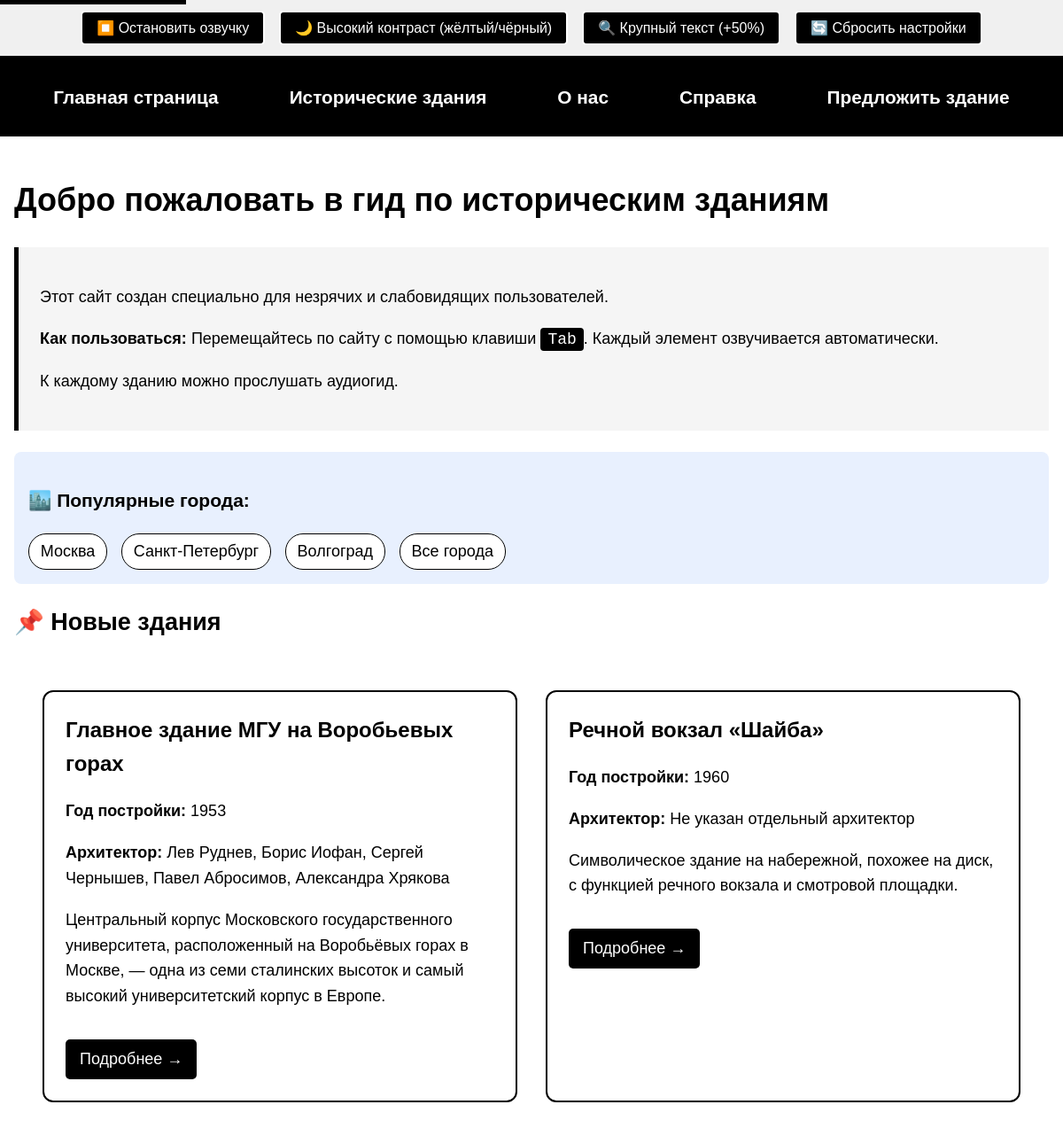
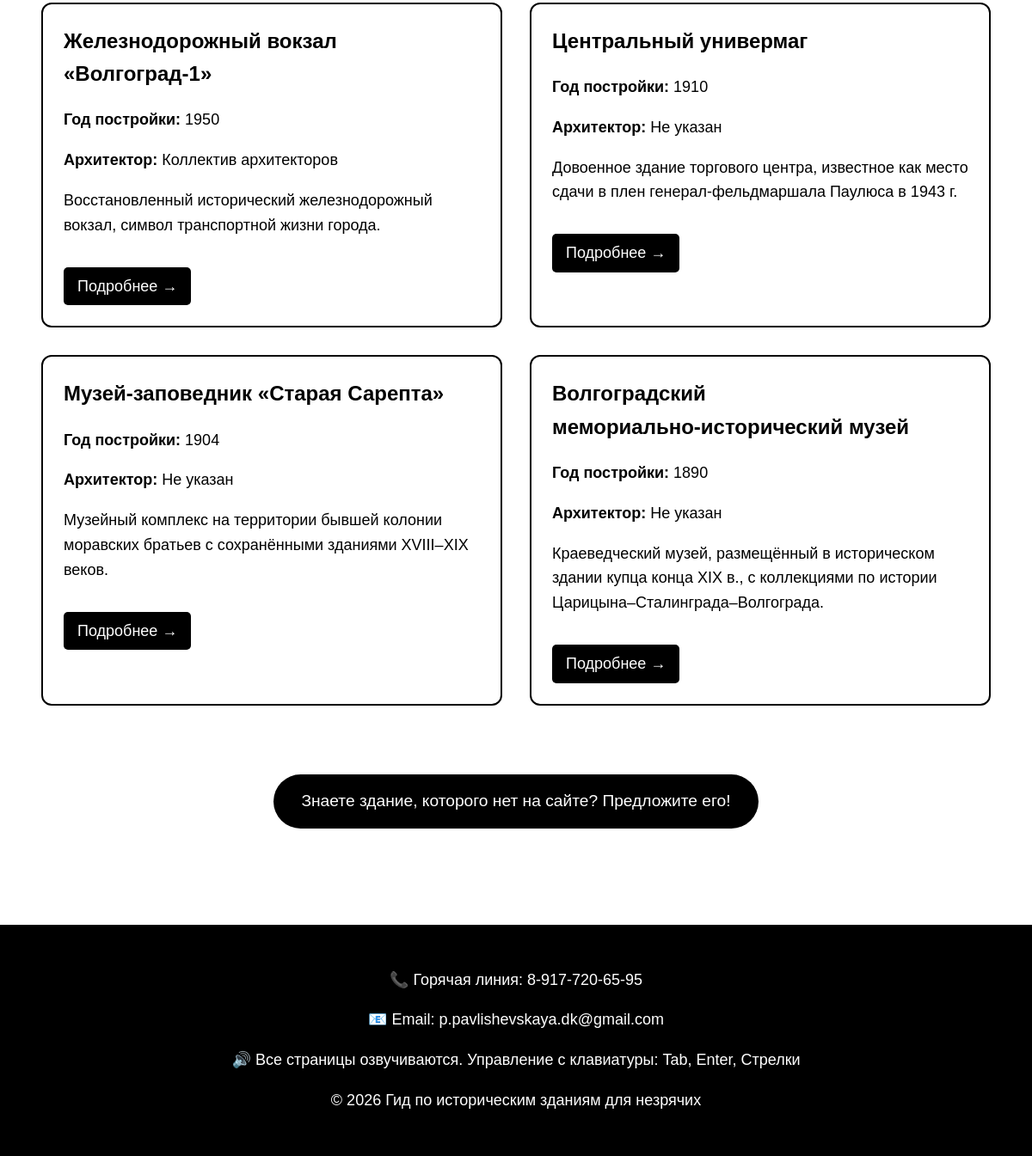
The page / on the database its author committed (2 pictures, top to bottom).
### buildings/models.py (models this page shows)
class HistoricalBuilding(models.Model):
    STATUS_CHOICES = [
        ('draft', 'На модерации'),
        ('published', 'Опубликовано'),
        ('rejected', 'Отклонено'),
    ]
    CITY_CHOICES = [
        ('msk', 'Москва'),
        ('spb', 'Санкт-Петербург'),
        ('vlg', 'Волгоград'),
        ('other', 'Другой город'),
    ]
    name = models.CharField(max_length=200, verbose_name="Название здания")
    short_description = models.TextField(max_length=500, verbose_name="Краткое описание (для списка)")
    full_description = models.TextField(verbose_name="Полное описание для озвучки", blank=True)
    architect = models.CharField(max_length=200, blank=True, verbose_name="Архитектор")
    year_built = models.IntegerField(verbose_name="Год постройки")
    address = models.CharField(max_length=300, verbose_name="Адрес")
    architectural_style = models.CharField(max_length=100, blank=True, verbose_name="Архитектурный стиль")
    city = models.CharField(max_length=50, choices=CITY_CHOICES, default='other', verbose_name="Город")
    tactile_features = models.TextField(blank=True, verbose_name="Тактильные особенности")
    sound_features = models.TextField(blank=True, verbose_name="Звуковое окружение")
    accessibility_notes = models.TextField(blank=True, verbose_name="Доступность для МГН")
    main_image = models.ImageField(upload_to='buildings/', blank=True, null=True, verbose_name="Главное изображение")
    audio_guide = models.FileField(upload_to='audio_guides/', blank=True, null=True, verbose_name="Аудиогид (MP3)")
    image_caption = models.TextField(blank=True, null=True, verbose_name="Описание изображения")
    suggested_by = models.CharField(max_length=200, verbose_name="Кто предложил добавить")
    suggested_email = models.EmailField(blank=True, verbose_name="Email для связи")
    created_at = models.DateTimeField(default=timezone.now, verbose_name="Дата добавления")
    updated_at = models.DateTimeField(auto_now=True, verbose_name="Дата обновления")
    status = models.CharField(max_length=20, choices=STATUS_CHOICES, default='draft', verbose_name="Статус модерации")
    moderation_notes = models.TextField(blank=True, verbose_name="Примечания модератора")

### buildings/views.py (the view)
# urls.py: path('', views.index, name='index'),
def index(request):
    latest_buildings = HistoricalBuilding.objects.filter(status='published').order_by('-created_at')[:6]
    context = {
        'latest_buildings': latest_buildings,
    }
    return render(request, 'index.html', context)

### templates/index.html (shortened to what this page needs)
{% extends 'base.html' %}
{% load static %}
{% block content %}
<div class="container">
    <h1 data-speak="Добро пожаловать в гид по историческим зданиям для незрячих и слабовидящих">
        Добро пожаловать в гид по историческим зданиям
    </h1>
    <div class="welcome-block" data-speak="Этот сайт поможет вам узнать об архитектурных достопримечательностях с помощью голосового сопровождения">
        <p>Этот сайт создан специально для незрячих и слабовидящих пользователей.</p>
        <p><strong>Как пользоваться:</strong> Перемещайтесь по сайту с помощью клавиши <kbd>Tab</kbd>. Каждый элемент озвучивается автоматически.</p>
        <p>К каждому зданию можно прослушать аудиогид.</p>
    </div>
    <div class="quick-cities" data-speak="Быстрый переход по городам">
    <h3 data-speak="Популярные города">🏙️ Популярные города:</h3>
    <div class="city-links">
        <a href="{% url 'buildings_list' %}?city=msk" data-speak="Москва">Москва</a>
        <a href="{% url 'buildings_list' %}?city=spb" data-speak="Санкт-Петербург">Санкт-Петербург</a>
        <a href="{% url 'buildings_list' %}?city=vlg" data-speak="Волгоград">Волгоград</a>
        <a href="{% url 'buildings_list' %}?city=all" data-speak="Все города">Все города</a>
    </div>
    </div>
    <h2 data-speak="Новые добавленные здания">📌 Новые здания</h2>
    {% if latest_buildings %}
        <div class="buildings-grid">
            {% for building in latest_buildings %}
                <div class="building-card" data-speak="{{ building.name }}, {{ building.short_description }}">
                    <h2>{{ building.name }}</h2>
                    <p><strong>Год постройки:</strong> {{ building.year_built }}</p>
                    <p><strong>Архитектор:</strong> {{ building.architect|default:"неизвестен" }}</p>
                    <p>{{ building.short_description|truncatewords:30 }}</p>
                    <a href="{% url 'building_detail' building.id %}" class="read-more" data-speak="Подробнее о {{ building.name }}">
                        Подробнее →
                    </a>
                </div>
            {% endfor %}
        </div>
    {% else %}
        <p data-speak="Пока нет добавленных зданий. Скоро они появятся">Пока нет добавленных зданий. Скоро они появятся.</p>
    {% endif %}
    <div class="suggest-link">
        <a href="{% url 'suggest_building' %}" class="suggest-btn" data-speak="Знаете здание, которого нет на сайте? Предложите его!">
            Знаете здание, которого нет на сайте? Предложите его!
        </a>
    </div>
</div>
{% endblock %}

### templates/base.html (shortened to what this page needs)
<!DOCTYPE html>
<html lang="ru">
<head>
    {% load static %}
    <link rel="stylesheet" href="{% static 'css/accessibility.css' %}">
</head>
<body>
    <a href="#main-content" class="skip-link" data-speak="Пропустить навигацию и перейти к содержанию">Перейти к содержанию</a>
    <div class="accessibility-toolbar" role="toolbar" aria-label="Панель доступности">
    </div>
    <header class="site-header" role="banner">
        <nav class="main-nav" role="navigation" aria-label="Основное меню сайта">
            <a href="{% url 'index' %}" data-speak="Главная страница. Нажмите для перехода на главную">
                Главная страница
            </a>
            <a href="{% url 'buildings_list' %}" data-speak="Исторические здания. Список всех исторических зданий">
                Исторические здания
            </a>
            <a href="{% url 'about' %}" data-speak="О нас. Информация о проекте">
                О нас
            </a>
            <a href="{% url 'help' %}" data-speak="Справка. Инструкция по использованию сайта">
                Справка
            </a>
            <a href="{% url 'suggest_building' %}" data-speak="Предложить здание. Добавить новое здание в базу">
                Предложить здание
            </a>
        </nav>
    </header>
    <main id="main-content" role="main" tabindex="-1">
        {% block content %}
        {% endblock %}
    </main>
    <footer class="site-footer" role="contentinfo">
        <p>📞 Горячая линия: 8-917-720-65-95</p>
        <p>📧 Email: p.pavlishevskaya.dk@gmail.com</p>
        <p>🔊 Все страницы озвучиваются. Управление с клавиатуры: Tab, Enter, Стрелки</p>
        <p>© 2026 Гид по историческим зданиям для незрячих</p>
    </footer>
</body>
</html>

### static/css/accessibility.css (style rules this page uses)
:root { --bg-color: #ffffff; --text-color: #000000; --link-color: #0000ee; --focus-color: #ff0000; --button-bg: #000000; --button-text: #ffffff; }
body { background-color: var(--bg-color); color: var(--text-color); font-family: 'Arial', 'Helvetica', sans-serif; font-size: 18px; line-height: 1.6; margin: 0; padding: 0; }
.site-header { background-color: #000000; padding: 1rem 2rem; border-bottom: 3px solid #ffffff; }
.skip-link { position: absolute; top: -40px; left: 0; background: #000; color: #fff; padding: 8px; text-decoration: none; z-index: 100; }
.main-nav { display: flex; gap: 2rem; flex-wrap: wrap; justify-content: center; }
.main-nav a { color: #ffffff; text-decoration: none; font-size: 1.3rem; font-weight: bold; padding: 0.75rem 1.5rem; border-radius: 8px; transition: all 0.2s; }
.accessibility-toolbar { background-color: #f0f0f0; padding: 0.75rem; text-align: center; border-bottom: 2px solid #000; }
.buildings-grid { display: grid; grid-template-columns: repeat(auto-fill, minmax(350px, 1fr)); gap: 2rem; padding: 2rem; }
.building-card { border: 2px solid #000; padding: 1.5rem; border-radius: 12px; background-color: #fff; }
.building-card h2 { margin-top: 0; font-size: 1.5rem; }
.read-more { display: inline-block; background-color: #000; color: #fff; padding: 0.5rem 1rem; text-decoration: none; border-radius: 5px; margin-top: 1rem; }
.site-footer { background-color: #000; color: #fff; text-align: center; padding: 2rem; margin-top: 3rem; }

### templates/index.html (style rules this page uses)
.container { max-width: 1200px; margin: 0 auto; padding: 1rem; }
.welcome-block { background-color: #f5f5f5; padding: 1.5rem; border-left: 5px solid #000; margin: 1.5rem 0; }
kbd { background-color: #000; color: #fff; padding: 0.2rem 0.5rem; border-radius: 4px; }
.suggest-link { text-align: center; margin: 3rem 0; }
.suggest-btn { display: inline-block; background-color: #000; color: #fff; padding: 1rem 2rem; font-size: 1.2rem; text-decoration: none; border-radius: 50px; }
.quick-cities { background-color: #e8f0fe; padding: 1rem; border-radius: 8px; margin: 1rem 0; }
.city-links { display: flex; gap: 1rem; flex-wrap: wrap; }
.city-links a { display: inline-block; padding: 0.3rem 0.8rem; background-color: #fff; border: 1px solid #000; border-radius: 20px; text-decoration: none; color: #000; }

### rows shown on the page
HistoricalBuilding: name "Главное здание МГУ на Воробьевых горах", year_built "1953", architect "Лев Руднев, Борис Иофан, Сергей Чернышев, Павел Абросимов, Александра Хрякова", short_description "Центральный корпус Московского государственного университета, расположенный на Воробьёвых горах в Москве, — одна из семи сталинских высоток и самый высокий университетский корпус в Европе."
HistoricalBuilding: name "Речной вокзал «Шайба»", year_built "1960", architect "Не указан отдельный архитектор", short_description "Символическое здание на набережной, похожее на диск, с функцией речного вокзала и смотровой площадки."
HistoricalBuilding: name "Железнодорожный вокзал «Волгоград‑1»", year_built "1950", architect "Коллектив архитекторов", short_description "Восстановленный исторический железнодорожный вокзал, символ транспортной жизни города."
HistoricalBuilding: name "Центральный универмаг", year_built "1910", architect "Не указан", short_description "Довоенное здание торгового центра, известное как место сдачи в плен генерал‑фельдмаршала Паулюса в 1943 г."
HistoricalBuilding: name "Музей‑заповедник «Старая Сарепта»", year_built "1904", architect "Не указан", short_description "Музейный комплекс на территории бывшей колонии моравских братьев с сохранёнными зданиями XVIII–XIX веков."
HistoricalBuilding: name "Волгоградский мемориально‑исторический музей", year_built "1890", architect "Не указан", short_description "Краеведческий музей, размещённый в историческом здании купца конца XIX в., с коллекциями по истории Царицына–Сталинграда–Волгограда."
